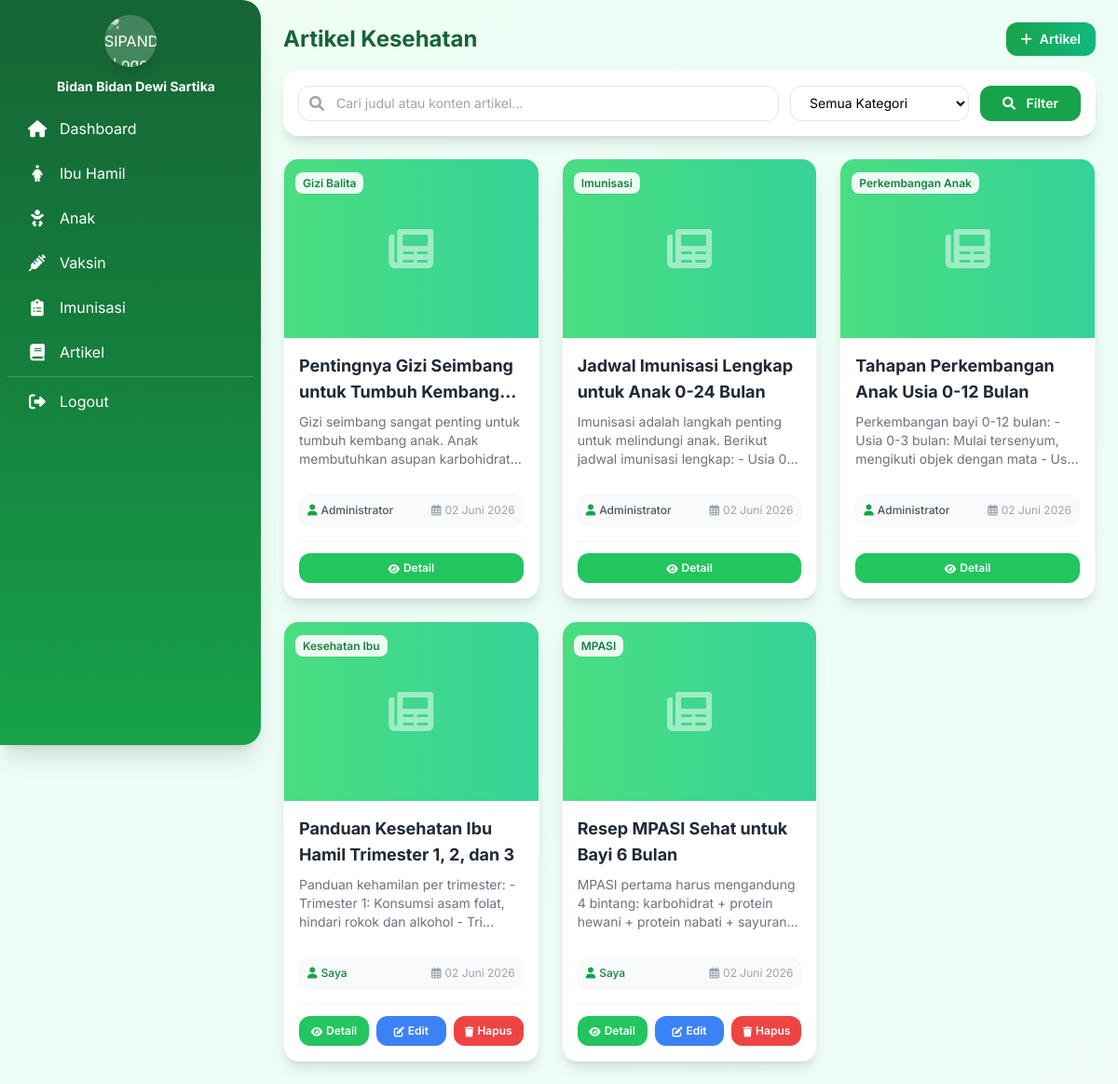
Screenshot of /bidan/artikel/list_artikel.php (signed in) with the database file from the repository.
### tables this page shows
CREATE TABLE artikel (
    id_artikel INT PRIMARY KEY AUTO_INCREMENT,
    id_kategori INT,
    judul VARCHAR(200) NOT NULL,
    konten TEXT NOT NULL,
    thumbnail VARCHAR(255),
    penulis_nik VARCHAR(16),
    created_at TIMESTAMP DEFAULT CURRENT_TIMESTAMP,

    FOREIGN KEY (id_kategori) REFERENCES kategori_artikel(id_kategori) ON DELETE SET NULL,
    FOREIGN KEY (penulis_nik) REFERENCES users(nik) ON DELETE SET NULL
);

CREATE TABLE kategori_artikel (
    id_kategori INT PRIMARY KEY AUTO_INCREMENT,
    nama_kategori VARCHAR(100) NOT NULL,
    created_at TIMESTAMP DEFAULT CURRENT_TIMESTAMP
);

CREATE TABLE users (
    nik VARCHAR(16) PRIMARY KEY,
    PASSWORD VARCHAR(255) NOT NULL,
    no_wa VARCHAR(20),
    nama_lengkap VARCHAR(100) NOT NULL,
    alamat TEXT,
    ROLE ENUM('admin','bidan','ibu') DEFAULT 'ibu',
    STATUS ENUM('active','pending','inactive') DEFAULT 'pending',
    created_at TIMESTAMP DEFAULT CURRENT_TIMESTAMP,
    created_by VARCHAR(16),
    updated_at TIMESTAMP DEFAULT CURRENT_TIMESTAMP ON UPDATE CURRENT_TIMESTAMP,
    updated_by VARCHAR(16),
    
    FOREIGN KEY (created_by) REFERENCES users(nik) ON DELETE SET NULL,
    FOREIGN KEY (updated_by) REFERENCES users(nik) ON DELETE SET NULL
);

### config/database.php (called while the page is built, shortened)
<?php
function formatTanggalIndonesia($tanggal) {
    $bulan = array(
        1 => 'Januari', 'Februari', 'Maret', 'April', 'Mei', 'Juni',
        'Juli', 'Agustus', 'September', 'Oktober', 'November', 'Desember'
    );
    $t = strtotime($tanggal);
    $tanggal_num = date('d', $t);
    $bulan_num = date('n', $t);
    $tahun = date('Y', $t);
    return $tanggal_num . ' ' . $bulan[$bulan_num] . ' ' . $tahun;
}
?>

### bidan/artikel/list_artikel.php (the view, shortened to what this page needs)
<?php
require_once __DIR__ . '/../../config/database.php';
require_once __DIR__ . '/../../auth/cek_bidan.php';
$nik_login = $_SESSION['nik'];
include __DIR__ . '/../../templates/sidebar.php';
$search = isset($_GET['search']) ? mysqli_real_escape_string($conn, trim($_GET['search'])) : '';
$page = isset($_GET['page']) ? (int)$_GET['page'] : 1;
$limit = 6;
$offset = ($page - 1) * $limit;
$where = "WHERE 1=1";
$query_artikel = "SELECT a.*, k.nama_kategori, u.nama_lengkap AS nama_penulis
                  FROM artikel a
                  LEFT JOIN kategori_artikel k ON a.id_kategori = k.id_kategori
                  LEFT JOIN users u ON a.penulis_nik = u.nik
                  $where
                  ORDER BY a.created_at DESC
                  LIMIT $offset, $limit";
$result = mysqli_query($conn, $query_artikel);
?>
<div class="fade-in">
    <div class="flex flex-wrap justify-between items-center mb-4 gap-3">
        <div>
            <h1 class="text-2xl font-bold text-green-800">Artikel Kesehatan</h1>
        </div>
        <a href="tambah_artikel.php" class="bg-gradient-to-r from-green-600 to-emerald-500 text-white px-4 py-2 rounded-xl hover:shadow-lg transition text-sm font-semibold">
            <i class="fas fa-plus mr-2"></i>Artikel
        </a>
    </div>
    <div class="bg-white rounded-2xl shadow-lg p-4 mb-6">
        <form method="GET" class="flex flex-col md:flex-row gap-3">
            <div class="flex-1 relative">
                <i class="fas fa-search absolute left-3 top-1/2 transform -translate-y-1/2 text-gray-400"></i>
                <input type="text" name="search" value="<?php echo htmlspecialchars($search); ?>" placeholder="Cari judul atau konten artikel..."
                       class="w-full pl-10 pr-4 py-2 border border-gray-200 rounded-xl focus:outline-none focus:border-green-400 focus:ring-2 focus:ring-green-200 text-sm">
            </div>
            <select name="kategori" class="px-4 py-2 border border-gray-200 rounded-xl focus:outline-none focus:border-green-400 bg-white text-sm">
                <option value="">Semua Kategori</option>
            </select>
            <button type="submit" class="bg-green-600 text-white px-6 py-2 rounded-xl hover:bg-green-700 transition text-sm font-semibold shadow-sm">
                <i class="fas fa-search mr-2"></i> Filter
            </button>
        </form>
    </div>
    <div class="grid grid-cols-1 md:grid-cols-2 lg:grid-cols-3 xl:grid-cols-4 gap-6">
        <?php if(mysqli_num_rows($result) > 0): ?>
        <?php while($row = mysqli_fetch_assoc($result)):
            $is_my_article = ($row['penulis_nik'] === $nik_login);
        ?>
        <div class="bg-white rounded-2xl shadow-lg overflow-hidden hover:shadow-xl transition transform hover:-translate-y-1 duration-300 flex flex-col justify-between border border-gray-100">
            <div>
                <div class="h-48 bg-gradient-to-r from-green-400 to-emerald-400 relative overflow-hidden">
                    <?php if($row['thumbnail'] && file_exists("../../uploads/artikel/" . $row['thumbnail'])): ?>
                    <img src="../../uploads/artikel/<?php echo $row['thumbnail']; ?>"
                         alt="<?php echo htmlspecialchars($row['judul']); ?>"
                         class="w-full h-full object-cover">
                    <?php else: ?>
                    <div class="w-full h-full flex items-center justify-center bg-gradient-to-r from-green-400 to-emerald-400">
                        <i class="fas fa-newspaper text-white text-5xl opacity-50"></i>
                    </div>
                    <?php endif; ?>
                    <div class="absolute top-3 left-3">
                        <span class="px-2 py-1 bg-white/90 backdrop-blur-sm text-green-700 text-xs font-semibold rounded-lg shadow-sm">
                            <?php echo htmlspecialchars($row['nama_kategori'] ?? 'Tanpa Kategori'); ?>
                        </span>
                    </div>
                </div>
                <div class="p-4">
                    <h3 class="font-bold text-gray-800 text-lg mb-2 line-clamp-2"><?php echo htmlspecialchars($row['judul']); ?></h3>
                    <p class="text-gray-500 text-sm mb-3 line-clamp-3"><?php echo htmlspecialchars(substr(strip_tags($row['konten']), 0, 100)); ?>...</p>
                </div>
            </div>
            <div class="p-4 pt-0">
                <div class="flex items-center justify-between text-xs text-gray-400 mb-4 bg-gray-50 p-2 rounded-xl border border-gray-100/60">
                    <div class="flex items-center gap-1 min-w-0">
                        <i class="fas fa-user flex-shrink-0 text-green-600"></i>
                        <span class="truncate font-medium <?php echo $is_my_article ? 'text-green-700 font-bold' : 'text-gray-600'; ?>">
                            <?php echo $is_my_article ? 'Saya' : htmlspecialchars($row['nama_penulis'] ?? 'Anonim'); ?>
                        </span>
                    </div>
                    <div class="flex items-center gap-1 flex-shrink-0">
                        <i class="far fa-calendar-alt"></i>
                        <span><?php echo formatTanggalIndonesia($row['created_at']); ?></span>
                    </div>
                </div>
                <div class="flex gap-2 pt-3 border-t border-gray-100">
                    <button type="button" onclick="kirimAksiArtikelPost('detail_artikel.php', '<?php echo $row['id_artikel']; ?>')"
                       class="flex-1 text-center bg-green-500 hover:bg-green-600 text-white py-2 rounded-xl text-xs font-semibold transition flex items-center justify-center gap-1 shadow-sm">
                        <i class="fas fa-eye text-[11px]"></i> Detail
                    </button>
                    <?php if($is_my_article): ?>
                        <button type="button" onclick="kirimAksiArtikelPost('edit_artikel.php', '<?php echo $row['id_artikel']; ?>')"
                                class="flex-1 text-center bg-blue-500 hover:bg-blue-600 text-white py-2 rounded-xl text-xs font-semibold transition flex items-center justify-center gap-1 shadow-sm">
                            <i class="fas fa-edit text-[11px]"></i> Edit
                        </button>
                        <a href="hapus_artikel.php?id=<?php echo $row['id_artikel']; ?>"
                           class="flex-1 text-center bg-red-500 hover:bg-red-600 text-white py-2 rounded-xl text-xs font-semibold transition flex items-center justify-center gap-1 shadow-sm"
                           onclick="confirmDelete(event, this.href)">
                            <i class="fas fa-trash text-[11px]"></i> Hapus
                        </a>
                    <?php endif; ?>
                </div>
            </div>
        </div>
        <?php endwhile; ?>
        <?php endif; ?>
    </div>
</div>
<?php include __DIR__ . '/../../templates/footer.php'; ?>

### templates/sidebar.php (style rules this page uses)
* { font-family: 'Inter', sans-serif; }
.line-clamp-2 { display: -webkit-box; -webkit-line-clamp: 2; -webkit-box-orient: vertical; overflow: hidden; line-clamp: 2; }
.line-clamp-3 { display: -webkit-box; -webkit-line-clamp: 3; -webkit-box-orient: vertical; overflow: hidden; line-clamp: 3; }
.fade-in { animation: fadeIn 0.5s ease-out; }
@media (min-width: 1024px) { body { position: relative; } }

### rows the page displays
artikel: id_kategori.nama_kategori "Gizi Balita", judul "Pentingnya Gizi Seimbang untuk Tumbuh Kembang Anak", konten "Gizi seimbang sangat penting untuk tumbuh kembang anak. Anak membutuhkan asupan karbohidrat, protein", created_at "02 Juni 2026"
artikel: judul "Jadwal Imunisasi Lengkap untuk Anak 0-24 Bulan", konten "Imunisasi adalah langkah penting untuk melindungi anak. Berikut jadwal imunisasi lengkap: - Usia 0-1", penulis_nik.nama_lengkap "Administrator", created_at "02 Juni 2026"
artikel: id_kategori.nama_kategori "Perkembangan Anak", judul "Tahapan Perkembangan Anak Usia 0-12 Bulan", konten "Perkembangan bayi 0-12 bulan: - Usia 0-3 bulan: Mulai tersenyum, mengikuti objek dengan mata - Usia", penulis_nik.nama_lengkap "Administrator", created_at "02 Juni 2026"
artikel: judul "Panduan Kesehatan Ibu Hamil Trimester 1, 2, dan 3", konten "Panduan kehamilan per trimester: - Trimester 1: Konsumsi asam folat, hindari rokok dan alkohol - Tri", created_at "02 Juni 2026"
artikel: judul "Resep MPASI Sehat untuk Bayi 6 Bulan", konten "MPASI pertama harus mengandung 4 bintang: karbohidrat + protein hewani + protein nabati + sayuran. B", shows "Saya", created_at "02 Juni 2026"
